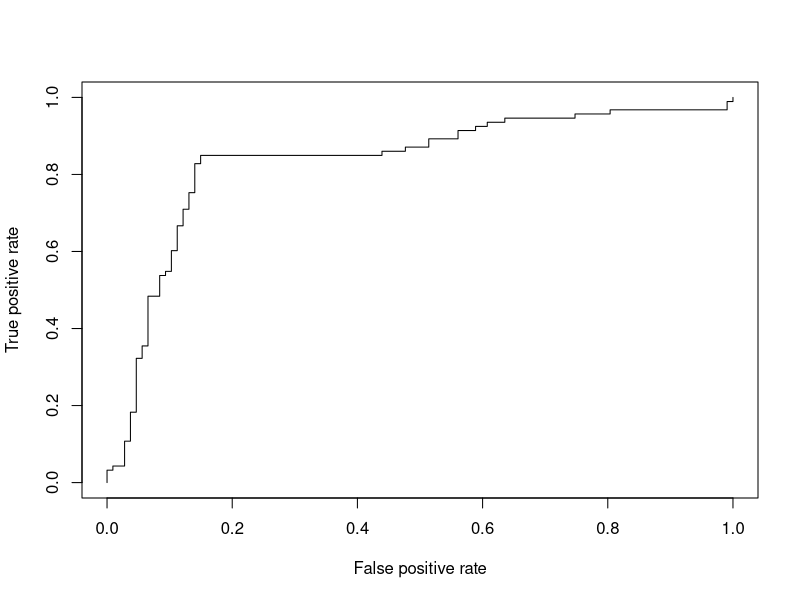
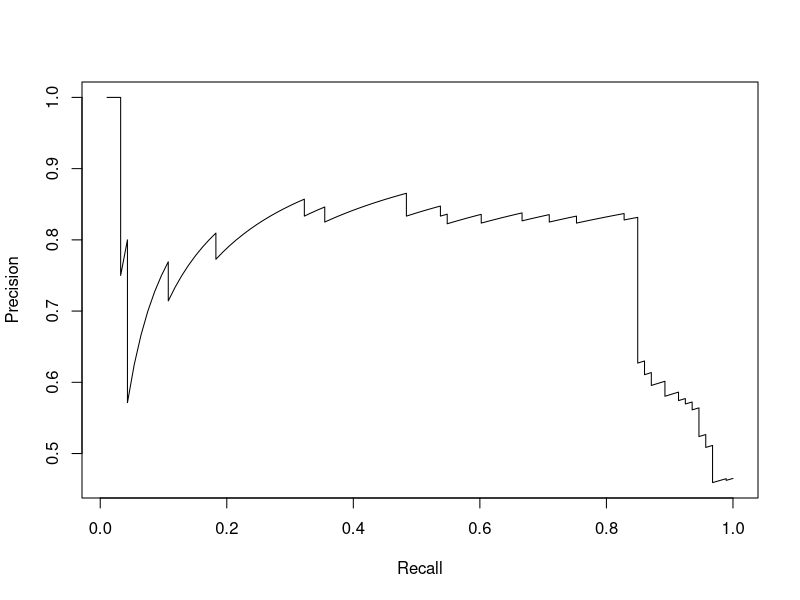
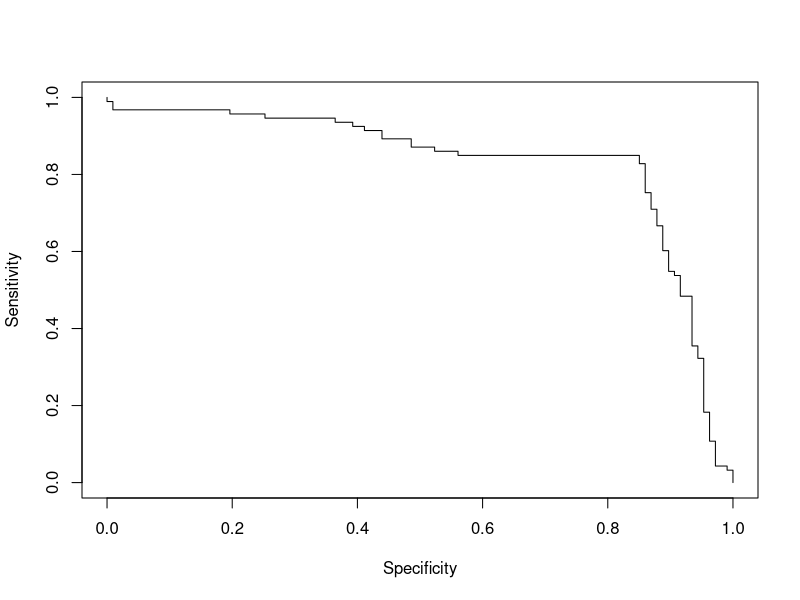

The R script that drew these images, in order:
# utility functions for conducting slicing analysis
# in future, these functions should be directly incoroporated into auctestr package

library(ROCR)
library(magrittr)
library(dplyr)

####################
##### BEGIN Example from ROCR documentation https://cran.r-project.org/web/packages/ROCR/ROCR.pdf
####################

## computing a simple ROC curve (x-axis: fpr, y-axis: tpr)
library(ROCR)
data(ROCR.simple)
pred <- prediction( ROCR.simple$predictions, ROCR.simple$labels)
perf <- performance(pred,"tpr","fpr")
plot(perf)
## precision/recall curve (x-axis: recall, y-axis: precision)
perf1 <- performance(pred, "prec", "rec")
plot(perf1)
## sensitivity/specificity curve (x-axis: specificity,
## y-axis: sensitivity)
perf1 <- performance(pred, "sens", "spec")
plot(perf1)

####################
##### END Example
####################



## preds: vector of predicted probability
## labs: vector of labels
compute_roc <- function(preds, labs){
    # create prediction object
    pred <- ROCR::prediction(preds, labs)
    perf <- ROCR::performance(pred,"tpr","fpr")
    return(perf)
}

## df: dataframe containing colnames matching pred_col, label_col, and protected_attr_col
## pred_col: name of column containing predicted probabilities
## label_col: name of column containing true labels (should be 0,1 only)
## protected_attr_col: name of column containing protected attr
## majority_protected_attr_val: name of "majority" group wrt protected attribute
## returns: value of slice statistic, absolute value of area between ROC curves for protected_attr_col
compute_slice_statistic <- function(df, pred_col, label_col, protected_attr_col, majority_protected_attr_val){
    # todo: input checking
        # pred_col should be in interval [0,1]
        # label_col should be strictly 0 or 1
        # majority_protected_attr_col should be in protected_attr_col values
        # protected_attr_col must be factor, otherwise convert and warn
    # initialize data structures
    ss = 0
    protected_attr_vals = unique(df[,protected_attr_col])
    roc_list = list()
    # compute roc within each group of protected_attr_vals
    for (protected_attr_val in protected_attr_vals){
        protected_attr_df = df[df[,protected_attr_col] == protected_attr_val,]
        roc_list[[protected_attr_val]] = compute_roc(protected_attr_df[,pred_col], protected_attr_df[,label_col])
    }
    # compare each non-majority class to majority class; accumulate absolute difference between ROC curves to slicing statistic
    for (protected_attr_val in protected_attr_vals[protected_attr_vals != majority_protected_attr_val]){
        
    }
}
